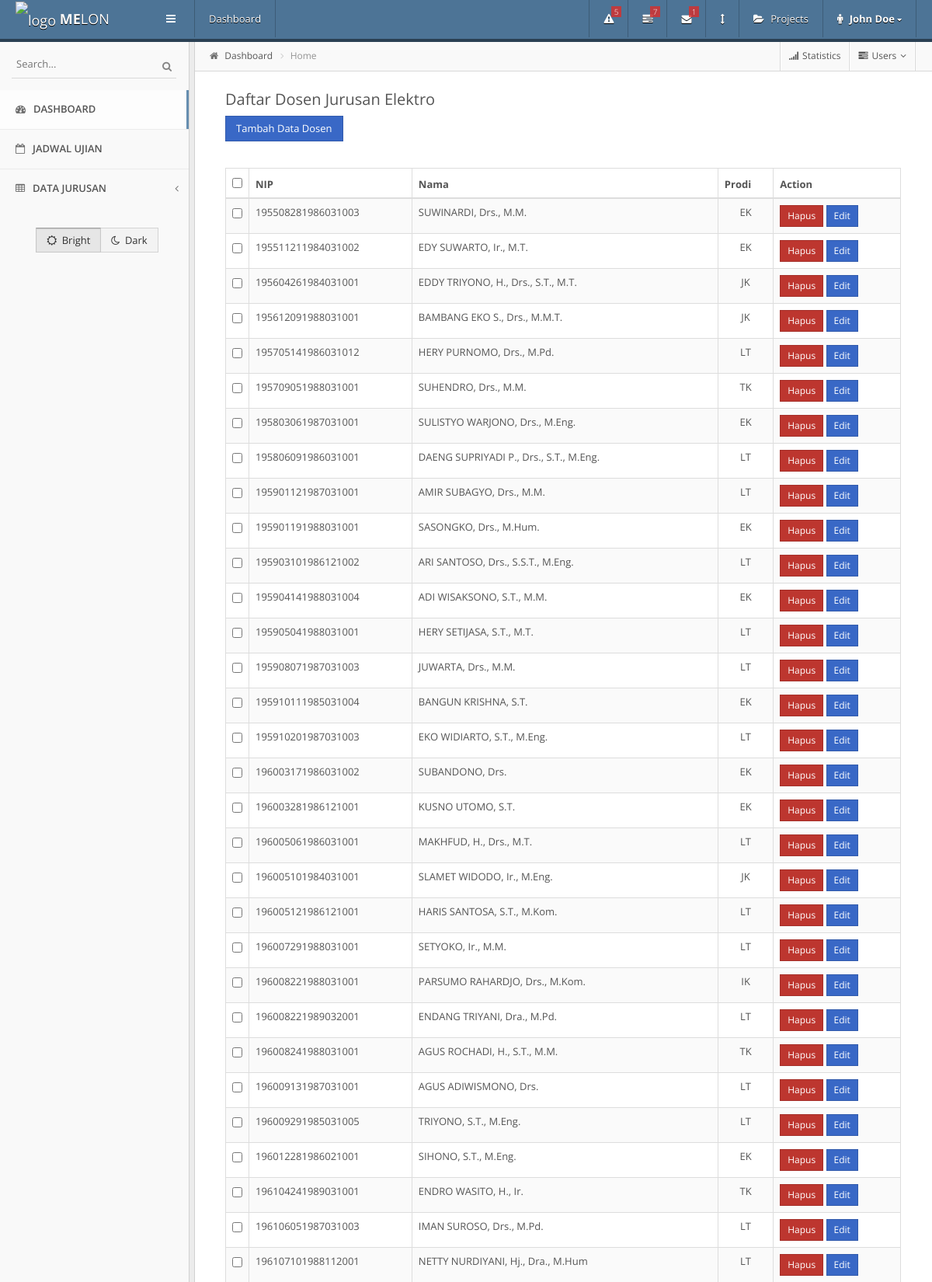
Page /index.php/dosen (upper part) on the committed database.
### tables this page shows
CREATE TABLE `daftar_dosen` (
  `nip` varchar(30) NOT NULL,
  `nama` varchar(50) NOT NULL,
  `prodi` varchar(10) NOT NULL
);

### application/controllers/Dosen.php (called while the page is built, shortened)
<?php
class Dosen extends CI_Controller
{
    public function __construct()
    {
        $this->load->library('form_validation');
        $this->load->model('Dosen_model');
    }
    public function index()
    {
        $data['judul'] = 'Daftar Dosen';
        $data['dosen'] = $this->Dosen_model->getAllDosen();
        $this->load->view('templates/header', $data);
        $this->load->view('dosen/index', $data);
        $this->load->view('templates/footer');
    }
}
?>

### index.php (called while the page is built, shortened)
<?php
require_once BASEPATH.'core/CodeIgniter.php';

### application/models/Dosen_model.php (called while the page is built, shortened)
<?php
    class Dosen_model extends CI_Model
    {
        public function getAllDosen()
        {
            $query = $this->db->get('daftar_dosen');
            return $query->result_array();
        }
    }
?>

### application/views/dosen/index.php (the view, shortened to what this page needs)
<div class="container">
    <div class="page-header">
			<div class="page-title">
				<h3>Daftar Dosen Jurusan Elektro  </h3>
				<a href="<?=base_url();?>dosen/tambah" class="btn btn-primary"> Tambah Data Dosen </a>
			</div>
    </div>
	<div class="row">
		<div class="col-md-12">
				<div class="widget-content">
					<table class="table table-striped table-bordered table-hover table-checkable datatable">
						<thead>
							<tr>
								<th class="checkbox-column">
									<input type="checkbox" class="uniform">
								</th>
								<th>NIP</th>
								<th>Nama</th>
								<th>Prodi</th>
								<th>Action</th>
							</tr>
						</thead>
						<tbody>
						<?php foreach($dosen as $dsn) : ?>
							<tr>
								<td class="checkbox-column">
									<input type="checkbox" class="uniform">
								</td>
								<td><?= $dsn['nip'];?> </td>
								<td><?= $dsn['nama'];?> </td>
								<td align="center"><?= $dsn['prodi'];?> </td>
								<td>
								<a href="<?=base_url();?>dosen/hapus/<?=$dsn['nip'];?>" class="btn btn-sm btn-danger" onclick="return confirm('yaqin?'); ">Hapus</a>
								<a href="<?=base_url();?>dosen/edit/<?=$dsn['nip'];?>" class="btn btn-sm btn-primary">Edit</a>
								</td>
							</tr>
						<?php endforeach; ?>
						</tbody>
					</table>
				</div>
		</div>
	</div>
</div>
</div>

### templates/assets/css/main.css (style rules this page uses)
* { outline: none !important; }
html, body { height: 100%; }
body { font-family: "Open Sans", "Helvetica Neue", Helvetica, Arial, sans-serif; color: #555555; font-size: 13px; }
.container { max-width: none !important; padding: 0 20px; }
.page-header { border: 0; margin: 0; *zoom: 1; }
.page-header:before, .page-header:after { display: table; content: ""; line-height: 0; }
.page-header:after { clear: both; }
.page-title { float: left; padding: 25px 0; }
.page-title h3 { margin: 0; margin-bottom: 10px; color: #555555; font-weight: 400; font-size: 20px; }
h1, h2, h3, h4, h5, h6, .h1, .h2, .h3, .h4, .h5, .h6 { font-weight: 300; font-family: "Open Sans", "Helvetica Neue", Helvetica, Arial, sans-serif; }
h3 { font-size: 18px; }
.btn, .ui-state-default, .ui-widget-content .ui-state-default, .ui-widget-header .ui-state-default, .ColVis_MasterButton, .fc-state-default { background-color: #f3f3f3; background-image: none; filter: none; border: 0; -webkit-box-shadow: none; -moz-box-shadow: none; box-shadow: none; padding: 6px 13px; text-shadow: none; font-size: 14px; font-weight: normal; color: #333333; font-size: 13px; cursor: pointer; border: 1px solid #d9d9d9; border: 1px solid rgba(0, 0, 0, 0.13); -webkit-border-radius: 0; -moz-border-radius: 0; border-radius: 0; position: relative; z-index: 1; -webkit-user-select: none; -moz-user-select: none; -ms-user-select: none; -o-user-select: none; user-select: none; }
.btn-sm { padding: 4px 9px; font-size: 12px; }
.btn-primary { color: #ffffff; background-color: #3968c6; z-index: 2; }
.btn-danger { color: #ffffff; background-color: #bd362f; z-index: 2; }
label, input, button, select, textarea { font-size: 13px !important; }
input, textarea { -webkit-box-shadow: none; -moz-box-shadow: none; box-shadow: none; }
.table { margin-bottom: 5px; }
.table-striped tbody > tr:nth-child(odd) > td, .table-striped tbody > tr:nth-child(odd) > th { background-color: #fafafa; }
.table-bordered, .table-bordered thead:first-child tr:first-child > th:first-child, .table-bordered tbody:first-child tr:first-child > td:first-child, .table-bordered tbody:first-child tr:first-child > th:first-child, .table-bordered thead:first-child tr:first-child > th:last-child, .table-bordered tbody:first-child tr:first-child > td:last-child, .table-bordered tbody:first-child tr:first-child > th:last-child, .table-bordered thead:last-child tr:last-child > th:first-child, .table-bordered tbody:last-child tr:last-child > td:first-child, .table-bordered tbody:last-child tr:last-child > th:first-child, .table-bordered tfoot:last-child tr:last-child > td:first-child, .table-bordered tfoot:last-child tr:last-child > th:first-child, .table-bordered thead:last-child tr:last-child > th:last-child, .table-bordered tbody:last-child tr:last-child > td:last-child, .table-bordered tbody:last-child tr:last-child > th:last-child, .table-bordered tfoot:last-child tr:last-child > td:last-child, .table-bordered tfoot:last-child tr:last-child > th:last-child { -webkit-border-radius: 0; -moz-border-radius: 0; border-radius: 0; }
.table-checkable .checkbox-column { text-align: center; width: 24px; }

### rows in the picture
daftar_dosen: nip "195508281986031003", nama "SUWINARDI, Drs., M.M.", prodi "EK"
daftar_dosen: nip "195511211984031002", nama "EDY SUWARTO, Ir., M.T.", prodi "EK"
daftar_dosen: nip "195604261984031001", nama "EDDY TRIYONO, H., Drs., S.T., M.T.", prodi "JK"
daftar_dosen: nip "195612091988031001", nama "BAMBANG EKO S., Drs., M.M.T.", prodi "JK"
daftar_dosen: nip "195705141986031012", nama "HERY PURNOMO, Drs., M.Pd.", prodi "LT"
daftar_dosen: nip "195709051988031001", nama "SUHENDRO, Drs., M.M.", prodi "TK"
daftar_dosen: nip "195803061987031001", nama "SULISTYO WARJONO, Drs., M.Eng.", prodi "EK"
daftar_dosen: nip "195806091986031001", nama "DAENG SUPRIYADI P., Drs., S.T., M.Eng.", prodi "LT"
daftar_dosen: nip "195901121987031001", nama "AMIR SUBAGYO, Drs., M.M.", prodi "LT"
daftar_dosen: nip "195901191988031001", nama "SASONGKO, Drs., M.Hum.", prodi "EK"
daftar_dosen: nip "195903101986121002", nama "ARI SANTOSO, Drs., S.S.T., M.Eng.", prodi "LT"
daftar_dosen: nip "195904141988031004", nama "ADI WISAKSONO, S.T., M.M.", prodi "EK"
daftar_dosen: nip "195905041988031001", nama "HERY SETIJASA, S.T., M.T.", prodi "LT"
daftar_dosen: nip "195908071987031003", nama "JUWARTA, Drs., M.M.", prodi "LT"
daftar_dosen: nip "195910111985031004", nama "BANGUN KRISHNA, S.T.", prodi "EK"
daftar_dosen: nip "195910201987031003", nama "EKO WIDIARTO, S.T., M.Eng.", prodi "LT"
daftar_dosen: nip "196003171986031002", nama "SUBANDONO, Drs.", prodi "EK"
daftar_dosen: nip "196003281986121001", nama "KUSNO UTOMO, S.T.", prodi "EK"
daftar_dosen: nip "196005061986031001", nama "MAKHFUD, H., Drs., M.T.", prodi "LT"
daftar_dosen: nip "196005101984031001", nama "SLAMET WIDODO, Ir., M.Eng.", prodi "JK"
daftar_dosen: nip "196005121986121001", nama "HARIS SANTOSA, S.T., M.Kom.", prodi "LT"
daftar_dosen: nip "196007291988031001", nama "SETYOKO, Ir., M.M.", prodi "LT"
daftar_dosen: nip "196008221988031001", nama "PARSUMO RAHARDJO, Drs., M.Kom.", prodi "IK"
daftar_dosen: nip "196008221989032001", nama "ENDANG TRIYANI, Dra., M.Pd.", prodi "LT"
daftar_dosen: nip "196008241988031001", nama "AGUS ROCHADI, H., S.T., M.M.", prodi "TK"
daftar_dosen: nip "196009131987031001", nama "AGUS ADIWISMONO, Drs.", prodi "LT"
daftar_dosen: nip "196009291985031005", nama "TRIYONO, S.T., M.Eng.", prodi "LT"
daftar_dosen: nip "196012281986021001", nama "SIHONO, S.T., M.Eng.", prodi "EK"
daftar_dosen: nip "196104241989031001", nama "ENDRO WASITO, H., Ir.", prodi "TK"
daftar_dosen: nip "196106051987031003", nama "IMAN SUROSO, Drs., M.Pd.", prodi "LT"
daftar_dosen: nip "196107101988112001", nama "NETTY NURDIYANI, Hj., Dra., M.Hum", prodi "LT"
